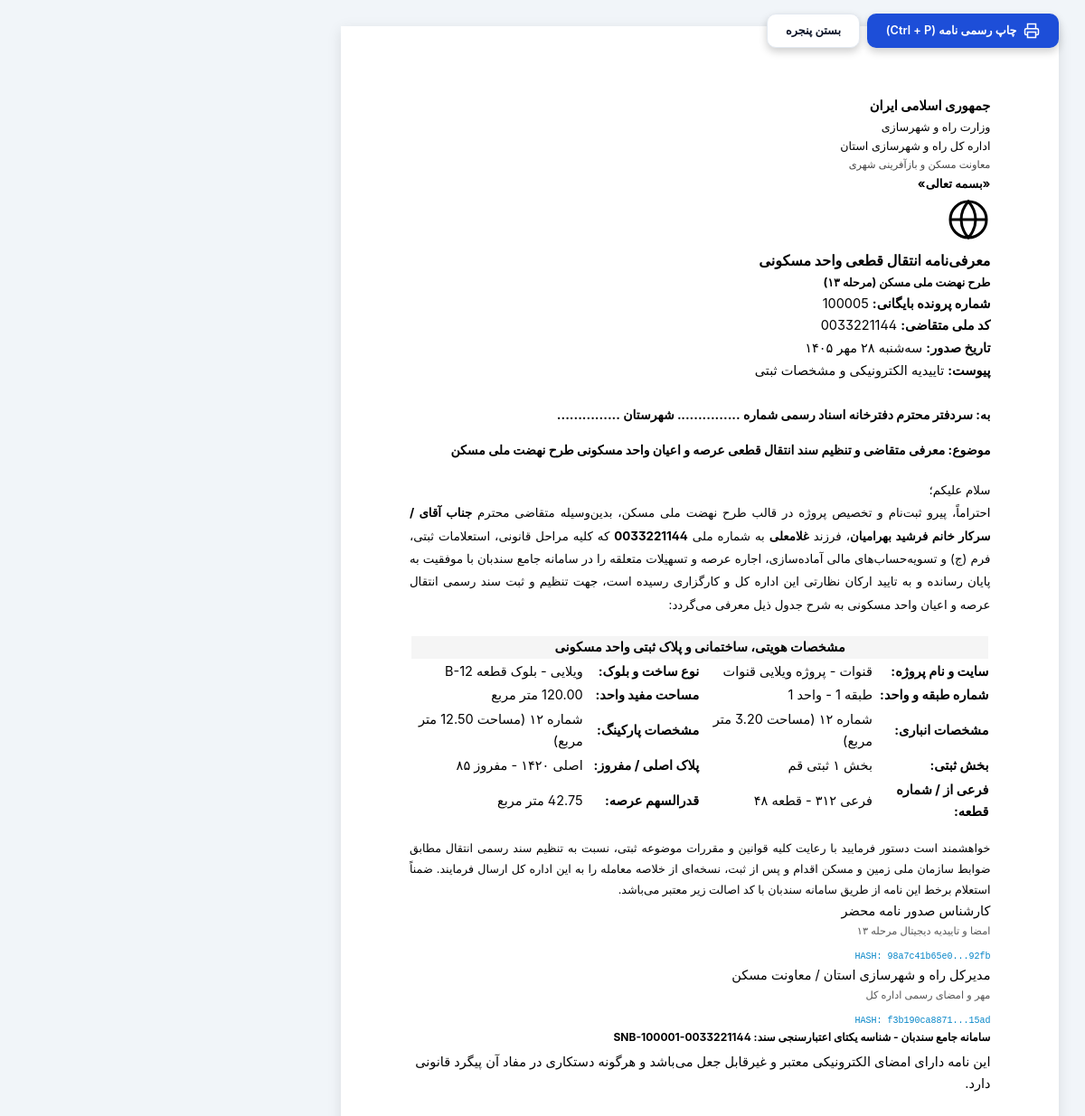
The app's page /dossier/100005/print/notary-letter/ with its own data.
### workflow/models.py (models this page shows, shortened)
class HousingDossier(models.Model):
    STAGE_ROLES = {
        1: ("کارگزاری", "کارشناس ثبت درخواست کارگزاری", "ورود اطلاعات متقاضی، همسر، واحد و پروژه"),
        2: ("کارگزاری", "کارشناس ثبتی کارگزاری", "ورود اطلاعات ثبتی عرصه و پلاک"),
        3: ("کارگزاری", "کارشناس مالی کارگزاری", "ورود مبلغ تمام‌شده بدون وام ۶۵۰ میلیون تومانی"),
        4: ("کارگزاری", "مدیرعامل کارگزاری", "تأیید مدیرعامل کارگزاری"),
        5: ("اداره کل", "کارشناس بررسی فرم جیم", "کارشناس بررسی فرم جیم"),
        6: ("کارگزاری", "کارشناس مالی کارگزاری", "ورود مبلغ وام صندوق"),
        7: ("اداره کل", "کارشناس پیمانکاران اداره کل", "ورود مبلغ نامه پیمانکار"),
        8: ("اداره کل", "کارشناس تسهیلات دهک اداره کل", "ورود مبلغ وام دهک"),
        9: ("کارگزاری", "کارشناس امور متقاضیان", "تعیین مبلغ آورده نقدی متقاضی و ارسال پیامک"),
        10: ("کارگزاری", "کارشناس مالی کارگزاری", "تأیید تأمین مبلغ آورده متقاضی"),
        11: ("کارگزاری", "کارشناس امور بانکی", "ارسال و درج شماره نامه بانک"),
        12: ("کارگزاری", "کارشناس اسکن و بایگانی کارگزاری", "اسکن مدارک و دفترچه قسط"),
        13: ("اداره کل", "کارشناس نهضت ملی مسکن", "کارشناس نهضت ملی مسکن"),
        14: ("اداره کل", "کارشناس ثبت فرم ج", "کارشناس ثبت فرم ج"),
        15: ("اداره کل", "کارشناس فنی و مهندسی", "کارشناس فنی و مهندسی"),
        16: ("اداره کل", "کارشناس املاک", "کارشناس املاک"),
        17: ("اداره کل", "کارشناس بانک زمین", "کارشناس بانک زمین"),
        18: ("اداره کل", "کارشناس حقوقی", "کارشناس حقوقی"),
        19: ("اداره کل", "کارشناس ارزیابی", "کارشناس ارزیابی (تعیین اجاره و آماده‌سازی)"),
        20: ("کارگزاری", "کارشناس وصول کارگزاری", "دریافت چک‌های وام دهک"),
        21: ("کارگزاری", "کارشناس مالی کارگزاری", "دریافت نقد و اقساط آماده‌سازی و اجاره"),
        22: ("اداره کل", "کارشناس تسویه با پیمانکار", "کارشناس تسویه با پیمانکار سازنده"),
        23: ("اداره کل", "کارشناس صدور نامه محضر", "چاپ فرم مراحل و نامه محضر"),
        24: ("اداره کل", "کارشناس بایگانی اداره کل", "بایگانی نهایی پرونده"),
    }
    national_id = models.CharField(max_length=10, unique=True, db_index=True, verbose_name="کدملی / شماره پیشنویس")
    archive_number = models.PositiveIntegerField(unique=True, db_index=True, verbose_name="شماره بایگانی")
    current_stage = models.PositiveSmallIntegerField(default=1, db_index=True, verbose_name="مرحله جاری (۱ تا ۲۴)")
    is_locked = models.BooleanField(default=False, verbose_name="قفل نهایی بایگانی")
    full_name = models.CharField(max_length=150, verbose_name="نام و نام خانوادگی متقاضی")
    father_name = models.CharField(max_length=100, verbose_name="نام پدر")
    birth_date = models.CharField(max_length=10, blank=True, verbose_name="تاریخ تولد (شمسی)")
    spouse_full_name = models.CharField(max_length=150, blank=True, verbose_name="نام و نام خانوادگی همسر")
    spouse_national_id = models.CharField(max_length=10, blank=True, verbose_name="کد ملی همسر")
    decile = models.PositiveSmallIntegerField(default=1, verbose_name="دهک درآمدی (۱ تا ۱۰)")
    site = models.CharField(max_length=100, verbose_name="سایت")
    project = models.CharField(max_length=200, verbose_name="نام پروژه")
    construction_type = models.CharField(max_length=50, default="آپارتمانی", verbose_name="نوع ساخت")
    block_name = models.CharField(max_length=50, blank=True, verbose_name="نام بلوک")
    floor_number = models.PositiveSmallIntegerField(default=1, verbose_name="شماره طبقه")
    unit_number = models.PositiveIntegerField(default=1, verbose_name="شماره واحد")
    unit_area = models.DecimalField(max_digits=7, decimal_places=2, default=85.00, verbose_name="مساحت واحد")
    storage_number = models.PositiveIntegerField(null=True, blank=True, verbose_name="شماره انباری")
    storage_area = models.DecimalField(max_digits=6, decimal_places=2, default=0, verbose_name="مساحت انباری")
    parking_number = models.PositiveIntegerField(null=True, blank=True, verbose_name="شماره پارکینگ")
    parking_area = models.DecimalField(max_digits=6, decimal_places=2, default=0, verbose_name="مساحت پارکینگ")
    registration_section = models.CharField(max_length=100, blank=True, verbose_name="بخش ثبتی")
    main_plaque = models.IntegerField(null=True, blank=True, verbose_name="پلاک اصلی")
    separated_plaque = models.IntegerField(null=True, blank=True, verbose_name="پلاک مفروز")
    sub_plaque = models.IntegerField(null=True, blank=True, verbose_name="فرعی از")
    plot_number = models.IntegerField(null=True, blank=True, verbose_name="شماره قطعه")
    base_cost_without_loan = models.BigIntegerField(default=4500000000, verbose_name="قیمت تمام شده بدون وام ۶۵۰ میلیونی (ریال)")
    fund_loan_amount = models.BigIntegerField(default=0, verbose_name="مبلغ وام صندوق (ریال)")
    contractor_letter_amount = models.BigIntegerField(default=0, verbose_name="مبلغ نامه پیمانکار (ریال)")
    decile_loan_amount = models.BigIntegerField(default=0, verbose_name="مبلغ وام دهک (ریال)")
    applicant_equity = models.BigIntegerField(default=0, verbose_name="مبلغ آورده نقدی متقاضی (ریال)")
    is_sms_sent = models.BooleanField(default=False, verbose_name="ارسال پیامک تعیین آورده")
    sms_sent_at = models.DateTimeField(null=True, blank=True, verbose_name="زمان ارسال پیامک")
    is_equity_funded = models.BooleanField(default=False, verbose_name="تأیید تأمین مبلغ آورده متقاضی")
    bank_letter_number = models.CharField(max_length=100, blank=True, verbose_name="شماره نامه بانک")
    bank_letter_date = models.CharField(max_length=10, blank=True, verbose_name="تاریخ نامه بانک (شمسی)")
    total_land_share = models.DecimalField(max_digits=7, decimal_places=2, null=True, blank=True, verbose_name="جمع کل قدرالسهم (م²)")
    past_years_rent = models.BigIntegerField(default=0, verbose_name="مبلغ اجاره سنوات تا پایان سال جاری")
    current_year_rent = models.BigIntegerField(default=0, verbose_name="مبلغ اجاره سال جاری")
    land_lease_year = models.CharField(max_length=4, default="1403", blank=True, verbose_name="سال اجاره عرصه")
    preparation_cost = models.BigIntegerField(default=0, verbose_name="مبلغ آماده سازی")
    cash_preparation_amount = models.BigIntegerField(default=0, verbose_name="مبلغ نقدی آماده سازی")
    non_cash_preparation_amount = models.BigIntegerField(default=0, verbose_name="مبلغ غیرنقدی آماده سازی")
    is_cash_rent_confirmed = models.BooleanField(default=False, verbose_name="تایید مبلغ نقدی اجاره")
    is_decile_loan_confirmed = models.BooleanField(default=False, verbose_name="تایید چک‌های وام دهک")
    created_at = models.DateTimeField(auto_now_add=True, verbose_name="تاریخ تشکیل پرونده")
    updated_at = models.DateTimeField(auto_now=True, verbose_name="آخرین بروزرسانی")
    class Meta:
        verbose_name = "پرونده مسکن متقاضی"
        verbose_name_plural = "پرونده‌های مسکن متقاضیان"
        ordering = ["-archive_number"]

### workflow/views.py (the view)
# urls.py: path("dossier/<int:pk>/print/notary-letter/", views.notary_letter_print_view, name="notary_letter_print"),
def notary_letter_print_view(request, pk):
    dossier = get_object_or_404(HousingDossier, archive_number=pk)
    return render(request, "notary_letter_print.html", {"dossier": dossier})

### templates/notary_letter_print.html (shortened to what this page needs)
{% load static %}
<!DOCTYPE html>
<html lang="fa" dir="rtl">
<head>
    <link rel="stylesheet" href="https://cdn.jsdelivr.net/gh/rastikerdar/vazirmatn@v33.003/Vazirmatn-font-face.css">
    <link rel="stylesheet" href="{% static 'css/sanadban.css' %}">
</head>
<body>
    <div class="top-action-bar-print no-print">
        <button onclick="window.print()" class="btn btn-primary" style="box-shadow: 0 4px 10px rgba(0,0,0,0.2);">
            <svg width="18" height="18" viewBox="0 0 24 24" fill="none" stroke="currentColor" stroke-width="2"><polyline points="6 9 6 2 18 2 18 9"></polyline><path d="M6 18H4a2 2 0 0 1-2-2v-5a2 2 0 0 1 2-2h16a2 2 0 0 1 2 2v5a2 2 0 0 1-2 2h-2"></path><rect x="6" y="14" width="12" height="8"></rect></svg>
            <span>چاپ رسمی نامه (Ctrl + P)</span>
        </button>
        <button onclick="window.close()" class="btn btn-outline" style="box-shadow: 0 4px 10px rgba(0,0,0,0.2);">
            <span>بستن پنجره</span>
        </button>
    </div>
    <div class="print-paper">
        <div class="official-letterhead">
            <div class="letterhead-right">
                <div style="font-weight: bold; font-size: 11pt;">جمهوری اسلامی ایران</div>
                <div style="font-size: 9.5pt;">وزارت راه و شهرسازی</div>
                <div style="font-size: 9.5pt;">اداره کل راه و شهرسازی استان</div>
                <div style="font-size: 8.5pt; color: #444;">معاونت مسکن و بازآفرینی شهری</div>
            </div>
            <div class="letterhead-center">
                <div style="font-size: 10pt; font-weight: bold; margin-bottom: 5px;">«بسمه تعالی»</div>
                <svg class="emblem" width="48" height="48" viewBox="0 0 24 24" fill="none" stroke="#000" stroke-width="1.5">
                    <circle cx="12" cy="12" r="10"></circle>
                    <path d="M12 2a15.3 15.3 0 0 1 4 10 15.3 15.3 0 0 1-4 10 15.3 15.3 0 0 1-4-10 15.3 15.3 0 0 1 4-10z"></path>
                    <line x1="2" y1="12" x2="22" y2="12"></line>
                </svg>
                <h2 style="font-size: 12pt; font-weight: bold;">معرفی‌نامه انتقال قطعی واحد مسکونی</h2>
                <h3 style="font-size: 9.5pt;">طرح نهضت ملی مسکن (مرحله ۱۳)</h3>
            </div>
            <div class="letterhead-left fa-num">
                <div><strong>شماره پرونده بایگانی:</strong> {{ dossier.archive_number|default:'100001' }}</div>
                <div><strong>کد ملی متقاضی:</strong> {{ dossier.national_id|default:'0012345678' }}</div>
                <div><strong>تاریخ صدور:</strong> {{ today_jalali }}</div>
                <div><strong>پیوست:</strong> تاییدیه الکترونیکی و مشخصات ثبتی</div>
            </div>
        </div>
        <div style="margin: 25px 0 15px 0; font-size: 10.5pt; font-weight: bold;">
            به: سردفتر محترم دفترخانه اسناد رسمی شماره ............... شهرستان ...............
        </div>
        <div style="margin-bottom: 20px; font-size: 10.5pt; font-weight: bold;">
            موضوع: معرفی متقاضی و تنظیم سند انتقال قطعی عرصه و اعیان واحد مسکونی طرح نهضت ملی مسکن
        </div>
        <div style="text-align: justify; line-height: 1.9; font-size: 10pt; margin-bottom: 20px;">
            سلام علیکم؛<br>
            احتراماً، پیرو ثبت‌نام و تخصیص پروژه در قالب طرح نهضت ملی مسکن، بدین‌وسیله متقاضی محترم
            <strong>جناب آقای / سرکار خانم {{ dossier.full_name|default:'علیرضا رضایی پور' }}</strong>،
            فرزند <strong>{{ dossier.father_name|default:'محمدرضا' }}</strong>
            به شماره ملی <strong class="fa-num">{{ dossier.national_id|default:'0012345678' }}</strong>
            که کلیه مراحل قانونی، استعلامات ثبتی، فرم (ج) و تسویه‌حساب‌های مالی آماده‌سازی، اجاره عرصه و تسهیلات متعلقه را در سامانه جامع سندبان با موفقیت به پایان رسانده و به تایید ارکان نظارتی این اداره کل و کارگزاری رسیده است، جهت تنظیم و ثبت سند رسمی انتقال عرصه و اعیان واحد مسکونی به شرح جدول ذیل معرفی می‌گردد:
        </div>
        <table class="official-table fa-num">
            <thead>
                <tr>
                    <th colspan="4" style="text-align: center; background-color: #f5f5f5;">مشخصات هویتی، ساختمانی و پلاک ثبتی واحد مسکونی</th>
                </tr>
            </thead>
            <tbody>
                <tr>
                    <td style="width: 20%; font-weight: bold;">سایت و نام پروژه:</td>
                    <td style="width: 30%;">{{ dossier.site|default:'سایت شهید رئیسی' }} - {{ dossier.project|default:'پروژه ۵۶۰ هکتاری فاز ۲' }}</td>
                    <td style="width: 20%; font-weight: bold;">نوع ساخت و بلوک:</td>
                    <td style="width: 30%;">{{ dossier.construction_type|default:'آپارتمانی' }} - بلوک {{ dossier.block_name|default:'B-14' }}</td>
                </tr>
                <tr>
                    <td style="font-weight: bold;">شماره طبقه و واحد:</td>
                    <td>طبقه {{ dossier.floor_number|default:'۳' }} - واحد {{ dossier.unit_number|default:'۱۲' }}</td>
                    <td style="font-weight: bold;">مساحت مفید واحد:</td>
                    <td>{{ dossier.unit_area|default:'85.50' }} متر مربع</td>
                </tr>
                <tr>
                    <td style="font-weight: bold;">مشخصات انباری:</td>
                    <td>شماره {{ dossier.storage_number|default:'۱۲' }} (مساحت {{ dossier.storage_area|default:'3.20' }} متر مربع)</td>
                    <td style="font-weight: bold;">مشخصات پارکینگ:</td>
                    <td>شماره {{ dossier.parking_number|default:'۱۲' }} (مساحت {{ dossier.parking_area|default:'12.50' }} متر مربع)</td>
                </tr>
                <tr>
                    <td style="font-weight: bold;">بخش ثبتی:</td>
                    <td>{{ dossier.registration_section|default:'بخش ۱ ثبتی قم' }}</td>
                    <td style="font-weight: bold;">پلاک اصلی / مفروز:</td>
                    <td>اصلی {{ dossier.main_plaque|default:'۱۴۲۰' }} - مفروز {{ dossier.separated_plaque|default:'۸۵' }}</td>
                </tr>
                <tr>
                    <td style="font-weight: bold;">فرعی از / شماره قطعه:</td>
                    <td>فرعی {{ dossier.sub_plaque|default:'۳۱۲' }} - قطعه {{ dossier.plot_number|default:'۴۸' }}</td>
                    <td style="font-weight: bold;">قدرالسهم عرصه:</td>
                    <td>{{ dossier.total_land_share|default:'42.75' }} متر مربع</td>
                </tr>
            </tbody>
        </table>
        <div style="text-align: justify; line-height: 1.8; font-size: 9.5pt; margin-top: 15px;">
            خواهشمند است دستور فرمایید با رعایت کلیه قوانین و مقررات موضوعه ثبتی، نسبت به تنظیم سند رسمی انتقال مطابق ضوابط سازمان ملی زمین و مسکن اقدام و پس از ثبت، نسخه‌ای از خلاصه معامله را به این اداره کل ارسال فرمایند. ضمناً استعلام برخط این نامه از طریق سامانه سندبان با کد اصالت زیر معتبر می‌باشد.
        </div>
        <div class="signatures-box-row">
            <div class="signature-stamp-box">
                <div class="sign-role">کارشناس صدور نامه محضر</div>
                <div style="font-size: 8.5pt; color: #555;">امضا و تاییدیه دیجیتال مرحله ۱۳</div>
                <div style="margin-top: 10px; font-family: monospace; font-size: 7.5pt; color: #0284c7;">
                    HASH: 98a7c41b65e0...92fb
                </div>
            </div>
            <div class="signature-stamp-box">
                <div class="sign-role">مدیرکل راه و شهرسازی استان / معاونت مسکن</div>
                <div style="font-size: 8.5pt; color: #555;">مهر و امضای رسمی اداره کل</div>
                <div style="margin-top: 10px; font-family: monospace; font-size: 7.5pt; color: #0284c7;">
                    HASH: f3b190ca8871...15ad
                </div>
            </div>
        </div>
        <div class="qr-verification-zone fa-num">
            <div style="font-size: 9pt; font-weight: bold; margin-bottom: 4px;">سامانه جامع سندبان - شناسه یکتای اعتبارسنجی سند: SNB-100001-{{ dossier.national_id|default:'0012345678' }}</div>
            <div>این نامه دارای امضای الکترونیکی معتبر و غیرقابل جعل می‌باشد و هرگونه دستکاری در مفاد آن پیگرد قانونی دارد.</div>
        </div>
    </div>
</body>
</html>

### records on screen
HousingDossier: archive_number "100005", national_id "0033221144", full_name "فرشید بهرامیان", father_name "غلامعلی", site "قنوات", project "پروژه ویلایی قنوات", construction_type "ویلایی", block_name "قطعه B-12", unit_number "1", unit_area "120.00", registration_section "بخش ۱ ثبتی قم", separated_plaque "۸۵", plot_number "۴۸"

### other values on screen
{{ today_jalali }} "سه‌شنبه ۲۸ مهر ۱۴۰۵"
